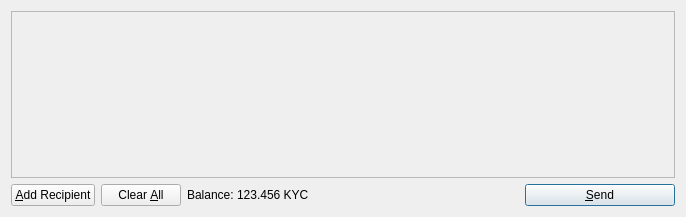
<?xml version="1.0" encoding="UTF-8"?>
<ui version="4.0">
 <class>SendCoinsDialog</class>
 <widget class="QDialog" name="SendCoinsDialog">
  <property name="geometry">
   <rect>
    <x>0</x>
    <y>0</y>
    <width>686</width>
    <height>217</height>
   </rect>
  </property>
  <property name="windowTitle">
   <string>Send Coins</string>
  </property>
  <layout class="QVBoxLayout" name="verticalLayout">
   <item>
    <widget class="QScrollArea" name="scrollArea">
     <property name="widgetResizable">
      <bool>true</bool>
     </property>
     <widget class="QWidget" name="scrollAreaWidgetContents">
      <property name="geometry">
       <rect>
        <x>0</x>
        <y>0</y>
        <width>666</width>
        <height>165</height>
       </rect>
      </property>
      <layout class="QVBoxLayout" name="verticalLayout_2">
       <property name="margin">
        <number>0</number>
       </property>
       <item>
        <layout class="QVBoxLayout" name="entries">
         <property name="spacing">
          <number>6</number>
         </property>
        </layout>
       </item>
       <item>
        <spacer name="verticalSpacer">
         <property name="orientation">
          <enum>Qt::Vertical</enum>
         </property>
         <property name="sizeHint" stdset="0">
          <size>
           <width>20</width>
           <height>40</height>
          </size>
         </property>
        </spacer>
       </item>
      </layout>
     </widget>
    </widget>
   </item>
   <item>
    <layout class="QHBoxLayout" name="horizontalLayout">
     <item>
      <widget class="QPushButton" name="addButton">
       <property name="toolTip">
        <string>Send to multiple recipients at once</string>
       </property>
       <property name="text">
        <string>&amp;Add Recipient</string>
       </property>
       <property name="icon">
        <iconset resource="../bitcoin.qrc">
         <normaloff>:/icons/add</normaloff>:/icons/add</iconset>
       </property>
       <property name="autoDefault">
        <bool>false</bool>
       </property>
      </widget>
     </item>
     <item>
      <widget class="QPushButton" name="clearButton">
       <property name="sizePolicy">
        <sizepolicy hsizetype="Minimum" vsizetype="Fixed">
         <horstretch>0</horstretch>
         <verstretch>0</verstretch>
        </sizepolicy>
       </property>
       <property name="toolTip">
        <string>Remove all transaction fields</string>
       </property>
       <property name="text">
        <string>Clear &amp;All</string>
       </property>
       <property name="icon">
        <iconset resource="../bitcoin.qrc">
         <normaloff>:/icons/remove</normaloff>:/icons/remove</iconset>
       </property>
       <property name="autoRepeatDelay">
        <number>300</number>
       </property>
       <property name="autoDefault">
        <bool>false</bool>
       </property>
      </widget>
     </item>
     <item>
      <layout class="QHBoxLayout" name="horizontalLayout_2">
       <property name="spacing">
        <number>3</number>
       </property>
       <item>
        <widget class="QLabel" name="label">
         <property name="text">
          <string>Balance:</string>
         </property>
        </widget>
       </item>
       <item>
        <widget class="QLabel" name="labelBalance">
         <property name="cursor">
          <cursorShape>IBeamCursor</cursorShape>
         </property>
         <property name="text">
          <string>123.456 KYC</string>
         </property>
         <property name="textInteractionFlags">
          <set>Qt::LinksAccessibleByMouse|Qt::TextSelectableByKeyboard|Qt::TextSelectableByMouse</set>
         </property>
        </widget>
       </item>
      </layout>
     </item>
     <item>
      <spacer name="horizontalSpacer">
       <property name="orientation">
        <enum>Qt::Horizontal</enum>
       </property>
       <property name="sizeHint" stdset="0">
        <size>
         <width>40</width>
         <height>20</height>
        </size>
       </property>
      </spacer>
     </item>
     <item>
      <widget class="QPushButton" name="sendButton">
       <property name="minimumSize">
        <size>
         <width>150</width>
         <height>0</height>
        </size>
       </property>
       <property name="toolTip">
        <string>Confirm the send action</string>
       </property>
       <property name="text">
        <string>&amp;Send</string>
       </property>
       <property name="icon">
        <iconset resource="../bitcoin.qrc">
         <normaloff>:/icons/send</normaloff>:/icons/send</iconset>
       </property>
       <property name="default">
        <bool>true</bool>
       </property>
      </widget>
     </item>
    </layout>
   </item>
  </layout>
 </widget>
 <resources>
  <include location="../bitcoin.qrc"/>
 </resources>
 <connections/>
</ui>
